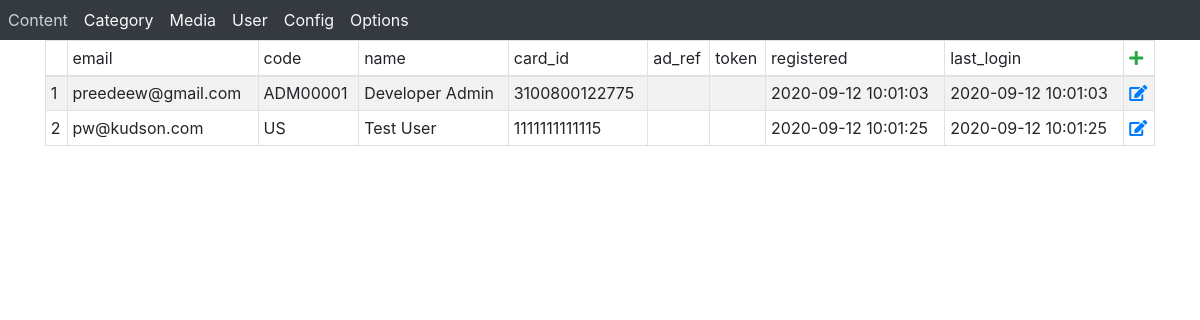
Screenshot of /?action=browse&tb=user with the database file from the repository.
### tables this page shows
CREATE TABLE `user` (
  `id` int NOT NULL,
  `email` varchar(80) NOT NULL,
  `code` varchar(20) NOT NULL,
  `name` varchar(100) NOT NULL,
  `card_id` varchar(13) NOT NULL,
  `ad_ref` varchar(30) NOT NULL,
  `token` varchar(50) NOT NULL,
  `registered` datetime NOT NULL,
  `last_login` datetime NOT NULL,
  `logs` mediumtext NOT NULL
);

### www/flddict.php (called while the page is built)
<?php
function flddict($in){
    $dicts=array();
    if(array_key_exists($in,$dicts)){
    }else{
        $o=str_replace('_',' ',$in);
        $o=ucwords($o);
        return $o;
    }
}
?>

### www/include.php (the view, shortened to what this page needs)
<?php
require "config.php";
require "flddict.php";
$db=mysqli_connect($dbserver,$dbuser,$dbpass,$dbname) or die ("can not connect");
$dt=qdt("select name,type,data from config ");
while(list(,$dr)=each($dt)){
    extract($dr);
    $config[$name]=$data;
    if($dr[type]=='array') $config[$name]=explode(',',$data);
}
function qbrowse($q,$tb){
    global $config;
    $dt=qdt($q);
    while(list($i,$dr)=each($dt)){
        $k=$i+1;
        $tbody.="<tr ><td>$k</td>";
        while(list($fld,$val)=each($dr)){
            if(in_array($fld,$config[controlflds])) continue;
            if($i==0){
                $thead.="<td>$fld</td>";
            }
            $tbody.="<td class='$fld' >$val</td>";
        }
        $tbody.="<td><a href=?action=edit&tb=$tb&id=$dr[id] class='fas fa-edit'></a></td></tr>";
    }
    print "<table class='table table-bordered table-sm table-striped' >
    <thead><tr><td></td>$thead<td><a href=?action=edit&tb=$tb class='fa fa-plus text-success'></a></td></tr></thead>
    <tbody>$tbody</tbody>
    </table>";
}
function qdt($q){
    $ck=qexe($q);
    while($dr=$ck->fetch_assoc()) $dt[]=$dr;
    return $dt;
}
function qexe($q){
    global $db;
    $q=trim($q);
    $ck=$db->query($q);
    if(!$ck){
        return false;
        print $db->error;
        print $q;
    }else{
        return $ck;
    }
}
?>

### www/index.php (shortened to what this page needs)
<!DOCTYPE html>
<html><head><title>Talapgap</title>
<link rel="stylesheet" href="https://cdnjs.cloudflare.com/ajax/libs/twitter-bootstrap/4.5.2/css/bootstrap.min.css" />
<link rel="stylesheet" href="https://cdnjs.cloudflare.com/ajax/libs/font-awesome/5.14.0/css/all.min.css" />
<link rel="stylesheet" href="https://cdnjs.cloudflare.com/ajax/libs/datatables/1.10.21/css/dataTables.bootstrap4.min.css" />
</head><body>
<?php
extract($_GET);
require "include.php";
print "<nav class='nav navbar-nav navbar-expand navbar-light navbar-collaps bg-dark'><ul class='navbar-nav'>";
while(list(,$t)=each($config[menus])) print "<li class='nav-item'><a class='nav-link text-light' href=?action=browse&tb=$t>".flddict($t)."</a></li>";
print "</ul></nav><div class='container'>";
if($action=='browse'){
    $q="select * from $tb where 1 $cond ";
    qbrowse($q,$tb);
}
?>
</div></body></html>

### rows the page displays
user: email "preedeew@gmail.com ADM00001 Developer Admin"
user: email "pw@kudson.com Test User"

### other values shown
flddict($t) "Content"
flddict($t) "Category"
flddict($t) "Media"
flddict($t) "User"
flddict($t) "Config"
flddict($t) "Options"
$fld "email code name card_id ad_ref token registered last_login"
$k "1 2"
$val "3100800122775 2020-09-12 10:01:03 2020-09-12 10:01:03 US 1111111111115 2020-09-12 10:01:25 2020-09-12 10:01:25"
